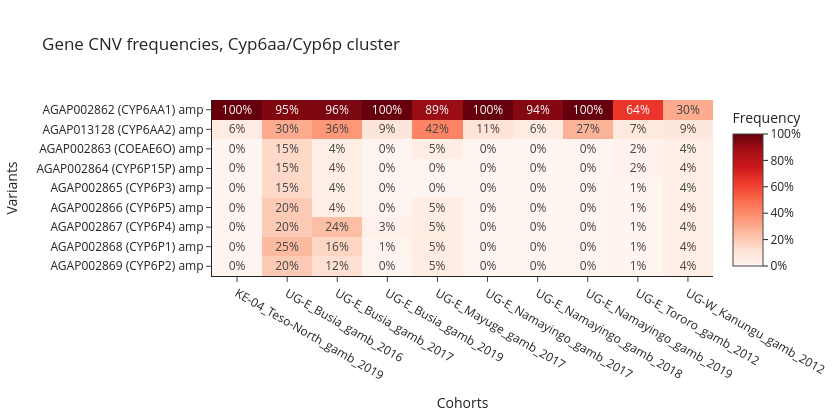

The cell this chart's notebook holds for it:
### Markdown cell above
## Worked example 1: the *Cyp6aa/Cyp6p* duplication

The *Cyp6aa/Cyp6p* cluster on 2R (~28.48–28.51 Mb) holds *Cyp6aa1*, *Cyp6p3*, *Cyp6p4* and other
P450s. Let's look at gene CNV frequencies across the whole cluster.

### Code cell
CYP6_REGION = "2R:28,480,000-28,510,000"

cyp6_cnv = ag3.gene_cnv_frequencies(
    region=CYP6_REGION,
    cohorts=COHORTS,
    sample_sets=SAMPLE_SETS,
    sample_query=SAMPLE_QUERY,
)
ag3.plot_frequencies_heatmap(
    cyp6_cnv.query("max_af > 0.05"), title="Gene CNV frequencies, Cyp6aa/Cyp6p cluster"
);

### Figure 1 — Plotly figure (JSON) as saved in the notebook; plotly's stock layout.template omitted (floating-point values rounded to 4 significant figures)
{"data": [{"coloraxis": "coloraxis", "hovertemplate": "x: %{x}<br>label: %{y}<br>color: %{z}<extra></extra>", "name": "0", "texttemplate": "%{z:.0%}", "type": "heatmap", "x": ["KE-04_Teso-North_gamb_2019", "UG-E_Busia_gamb_2016", "UG-E_Busia_gamb_2017", "UG-E_Busia_gamb_2019", "UG-E_Mayuge_gamb_2017", "UG-E_Namayingo_gamb_2017", "UG-E_Namayingo_gamb_2018", "UG-E_Namayingo_gamb_2019", "UG-E_Tororo_gamb_2012", "UG-W_Kanungu_gamb_2012"], "xaxis": "x", "y": ["AGAP002862 (CYP6AA1) amp", "AGAP013128 (CYP6AA2) amp", "AGAP002863 (COEAE6O) amp", "AGAP002864 (CYP6P15P) amp", "AGAP002865 (CYP6P3) amp", "AGAP002866 (CYP6P5) amp", "AGAP002867 (CYP6P4) amp", "AGAP002868 (CYP6P1) amp", "AGAP002869 (CYP6P2) amp"], "yaxis": "y", "z": [[1.0, 0.95, 0.96, 1.0, 0.8947, 1.0, 0.9412, 1.0, 0.6429, 0.2979], [0.05882, 0.3, 0.36, 0.09459, 0.4211, 0.1053, 0.05882, 0.2727, 0.07143, 0.08511], [0.0, 0.15, 0.04, 0.0, 0.05263, 0.0, 0.0, 0.0, 0.01786, 0.04255], [0.0, 0.15, 0.04, 0.0, 0.0, 0.0, 0.0, 0.0, 0.01786, 0.04255], [0.0, 0.15, 0.04, 0.0, 0.0, 0.0, 0.0, 0.0, 0.008929, 0.04255], [0.0, 0.2, 0.04, 0.0, 0.05263, 0.0, 0.0, 0.0, 0.008929, 0.04255], [0.0, 0.2, 0.24, 0.02703, 0.05263, 0.0, 0.0, 0.0, 0.008929, 0.04255], [0.0, 0.25, 0.16, 0.01351, 0.05263, 0.0, 0.0, 0.0, 0.008929, 0.04255], [0.0, 0.2, 0.12, 0.0, 0.05263, 0.0, 0.0, 0.0, 0.008929, 0.04255]]}], "layout": {"coloraxis": {"cmax": 1, "cmin": 0, "colorbar": {"ticktext": ["0%", "20%", "40%", "60%", "80%", "100%"], "tickvals": [0, 0.2, 0.4, 0.6, 0.8, 1.0], "title": {"text": "Frequency"}}, "colorscale": [[0.0, "rgb(255,245,240)"], [0.125, "rgb(254,224,210)"], [0.25, "rgb(252,187,161)"], [0.375, "rgb(252,146,114)"], [0.5, "rgb(251,106,74)"], [0.625, "rgb(239,59,44)"], [0.75, "rgb(203,24,29)"], [0.875, "rgb(165,15,21)"], [1.0, "rgb(103,0,13)"]]}, "height": 420, "title": {"text": "Gene CNV frequencies, Cyp6aa/Cyp6p cluster"}, "width": 840, "xaxis": {"anchor": "y", "domain": [0.0, 1.0], "side": "bottom", "tickangle": 30, "title": {"text": "Cohorts"}}, "yaxis": {"anchor": "x", "autorange": "reversed", "domain": [0.0, 1.0], "title": {"text": "Variants"}}}}
